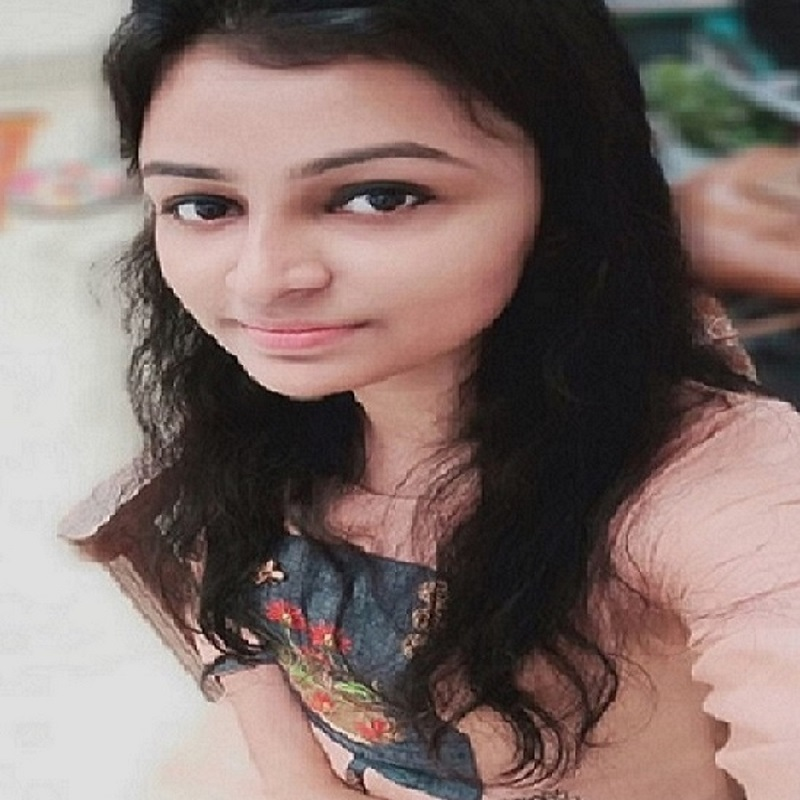
#> input picture hs1.jpg, 800 x 800 px; its folder holds only this picture in this run
$ python multi_detector.py
#> lines starting #> are read from the running program, lines starting #| are printed output that depends on the picture
import cv2, glob

all_images = glob.glob("*.jpg")
detect = cv2.CascadeClassifier("haarcascade_frontalface_default.xml")

for image in all_images:
    img = cv2.imread(image)
#> img is the input picture: shape (800, 800, 3); mean B, G, R 106.4, 110.8, 128.7
    gray_img = cv2.cvtColor(img, cv2.COLOR_BGR2GRAY)
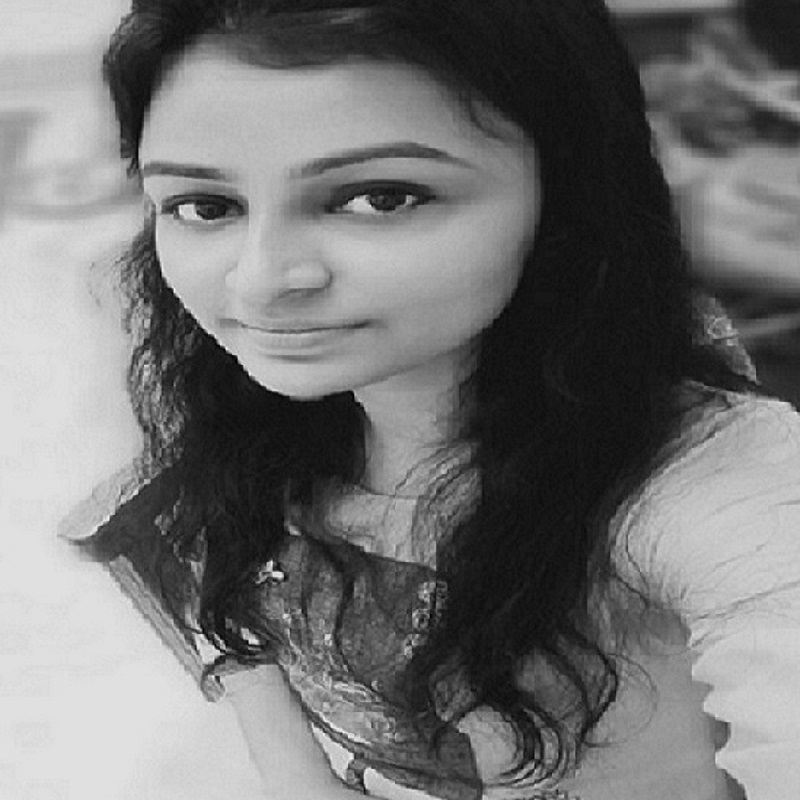
#> gray_img: shape (800, 800); min 2, max 251, mean 115.6
    faces = detect.detectMultiScale(gray_img, 1.1, 5)
#> faces = [[121, 68, 345, 345]]

    for (x, y, w, h) in faces:
        final_img = cv2.rectangle(img, (x,y), (x+w,y+h), (0, 255,0), 2)
#> this loop made 1 pass

    cv2.imshow("Face Detection", final_img)
    cv2.waitKey(2000)
    cv2.destroyAllWindows

$ run again, on hs2.jpg
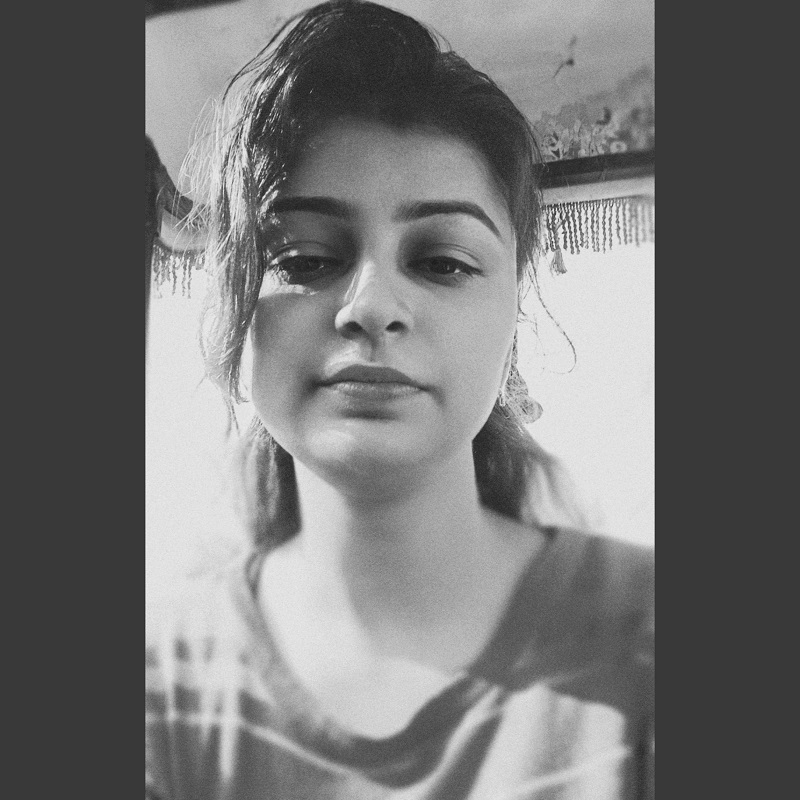
#> input picture hs2.jpg, 800 x 800 px
#> img is the input picture: shape (800, 800, 3); min 23, max 247, mean 117.6
#> faces = [[128, 671, 88, 88], [187, 104, 362, 362]]
#> the loop `for (x, y, w, h) in faces:` made 2 passes
#> pass 2, `final_img = cv2.rectangle(img, (x,y), (x+w,y+h), (0, 255,0), 2)`:
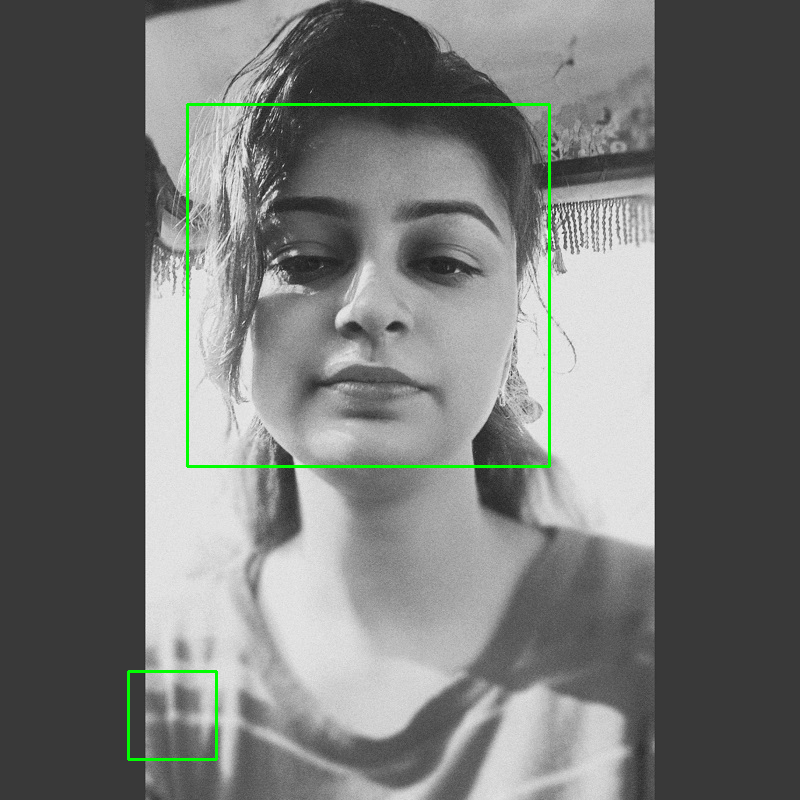
#> final_img: shape (800, 800, 3); mean B, G, R 116.4, 118.5, 116.4

$ run again, on hs3.jpg
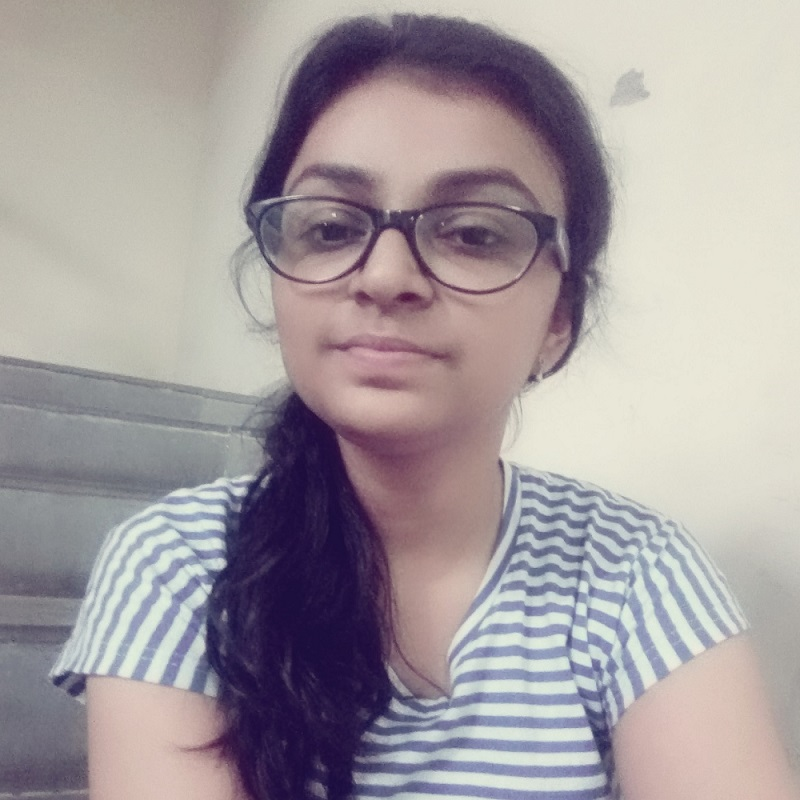
#> input picture hs3.jpg, 800 x 800 px
#> img is the input picture: shape (800, 800, 3); mean B, G, R 159.5, 156.5, 164.7
#> `gray_img = cv2.cvtColor(img, cv2.COLOR_BGR2GRAY)`:
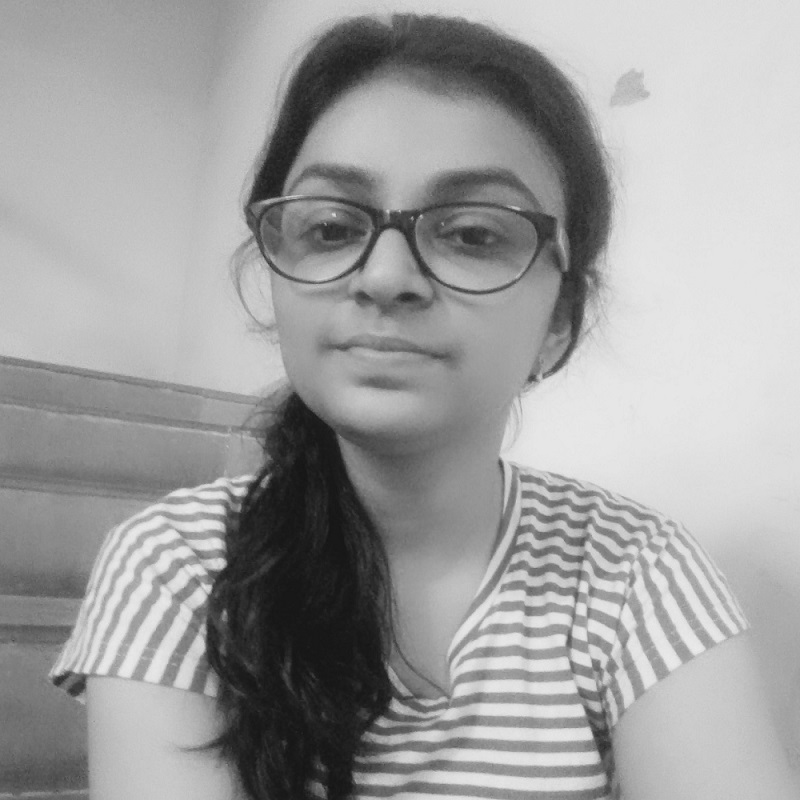
#> gray_img: shape (800, 800); min 20, max 236, mean 159.3
#> faces = [[218, 79, 368, 368]]
#> the loop `for (x, y, w, h) in faces:` made 1 pass
